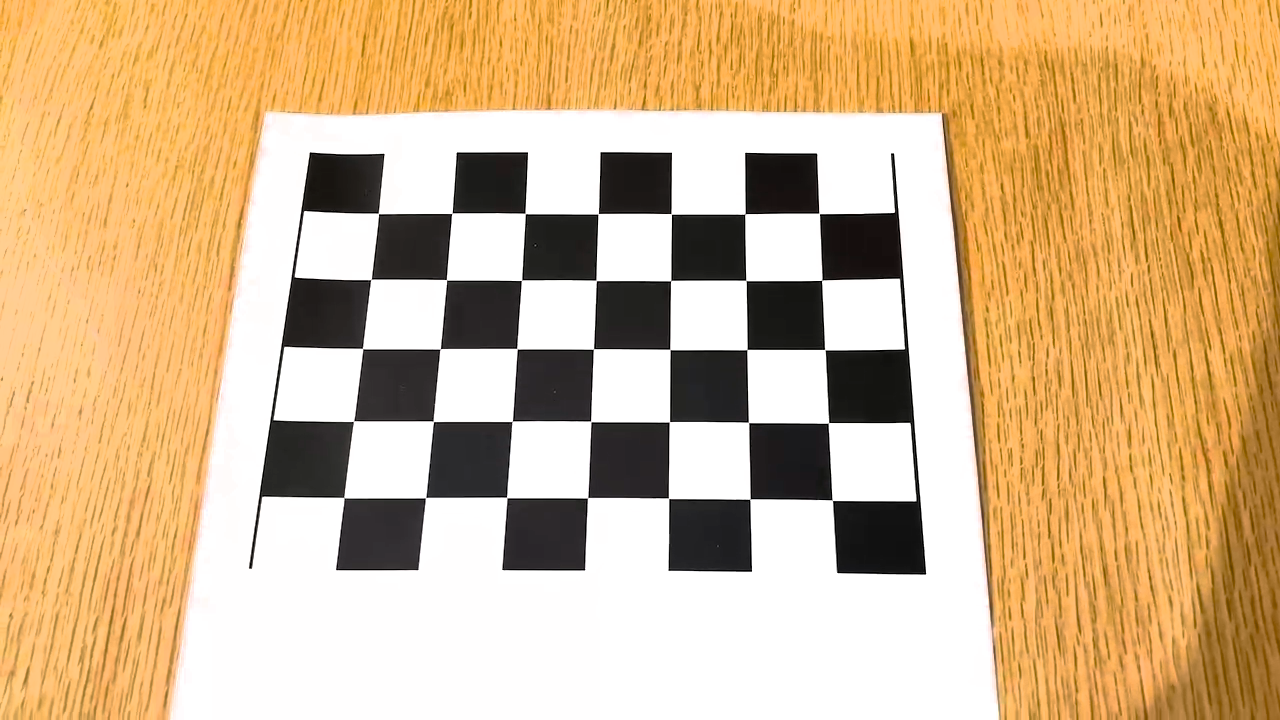
#> input picture frame 29 of chessboard.mp4, 1280 x 720 px
$ python camera_calibration.py
#> lines starting #> are read from the running program, lines starting #| are printed output that depends on the picture
import cv2 as cv
import numpy as np


CHECKERBOARD = (7, 5)
MAX_SAMPLES = 30
MIN_SAMPLES = 10
OUTPUT_VIDEO = "camera_calibration_result.mp4"


def build_object_points(pattern_size):
    objp = np.zeros((pattern_size[0] * pattern_size[1], 3), np.float32)
    objp[:, :2] = np.mgrid[0:pattern_size[0], 0:pattern_size[1]].T.reshape(-1, 2)
    return objp


def select_evenly_spaced(items, limit):
    if len(items) <= limit:
        return items

    indices = np.linspace(0, len(items) - 1, limit, dtype=int)
    return [items[i] for i in indices]


def compute_mean_reprojection_error(objpoints, imgpoints, rvecs, tvecs, mtx, dist):
    total_error = 0.0

    for objp, imgp, rvec, tvec in zip(objpoints, imgpoints, rvecs, tvecs):
        projected, _ = cv.projectPoints(objp, rvec, tvec, mtx, dist)
        total_error += cv.norm(imgp, projected, cv.NORM_L2) / len(projected)

    return total_error / len(objpoints)


def main():
    objp = build_object_points(CHECKERBOARD)
    detected_samples = []

    cap = cv.VideoCapture("chessboard.mp4")

    if not cap.isOpened():
        print("Cannot open calibration video.")
        raise SystemExit

    print("Collecting chessboard corners... (ESC to quit)")

    image_size = None
    frame_index = 0
    writer = None

    while True:
        ret, frame = cap.read()
#> frame is the input picture: shape (720, 1280, 3); mean B, G, R 138.4, 180.7, 213.2

        if not ret or frame is None:
            break

        gray = cv.cvtColor(frame, cv.COLOR_BGR2GRAY)
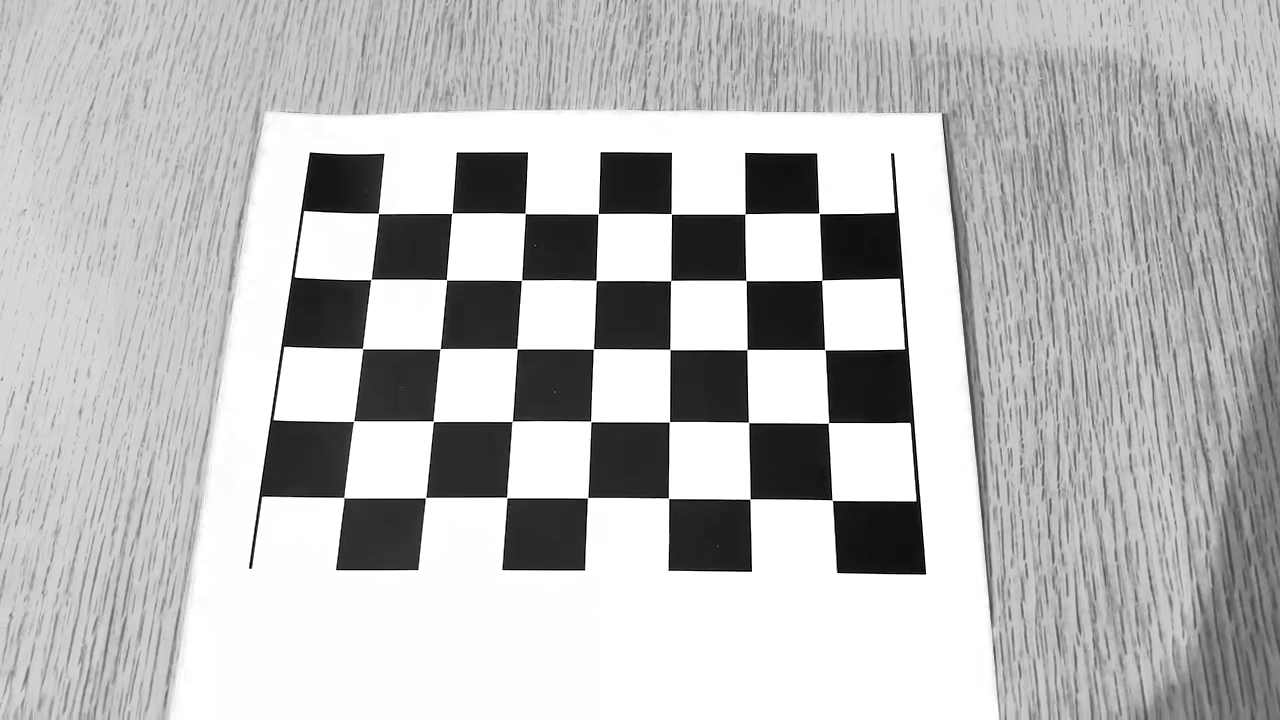
#> gray: shape (720, 1280); min 0, max 255, mean 185.6

        if image_size is None:
            image_size = gray.shape[::-1]
#> image_size = (1280, 720)
            writer = cv.VideoWriter(
                OUTPUT_VIDEO,
                cv.VideoWriter_fourcc(*"mp4v"),
                30.0,
                image_size,
            )

        found, corners = cv.findChessboardCorners(
            gray,
            CHECKERBOARD,
            cv.CALIB_CB_ADAPTIVE_THRESH + cv.CALIB_CB_NORMALIZE_IMAGE,
        )
#> found = True; corners = 35 rows, first 8: [378.4, 213.4], [452, 213.2], [525.3, 213.5], [598.2, 213.7], [671.2, 213.9], [744.9, 214], [819.2, 213.4], [371, 279.4]

        if found:
            corners2 = cv.cornerSubPix(
                gray,
                corners,
                (11, 11),
                (-1, -1),
                (cv.TERM_CRITERIA_EPS + cv.TERM_CRITERIA_MAX_ITER, 30, 0.001),
            )
#> corners2 = 35 rows, first 8: [378.4, 213.4], [451.9, 213.3], [525.2, 213.5], [598.2, 213.7], [671.3, 213.8], [745, 213.9], [819.2, 213.4], [370.9, 279.4]
            detected_samples.append((frame_index, corners2))
            cv.drawChessboardCorners(frame, CHECKERBOARD, corners2, found)

        cv.putText(
            frame,
            f"Detected frames: {len(detected_samples)}",
            (10, 30),
            cv.FONT_HERSHEY_DUPLEX,
            0.8,
            (0, 255, 0),
            1,
        )
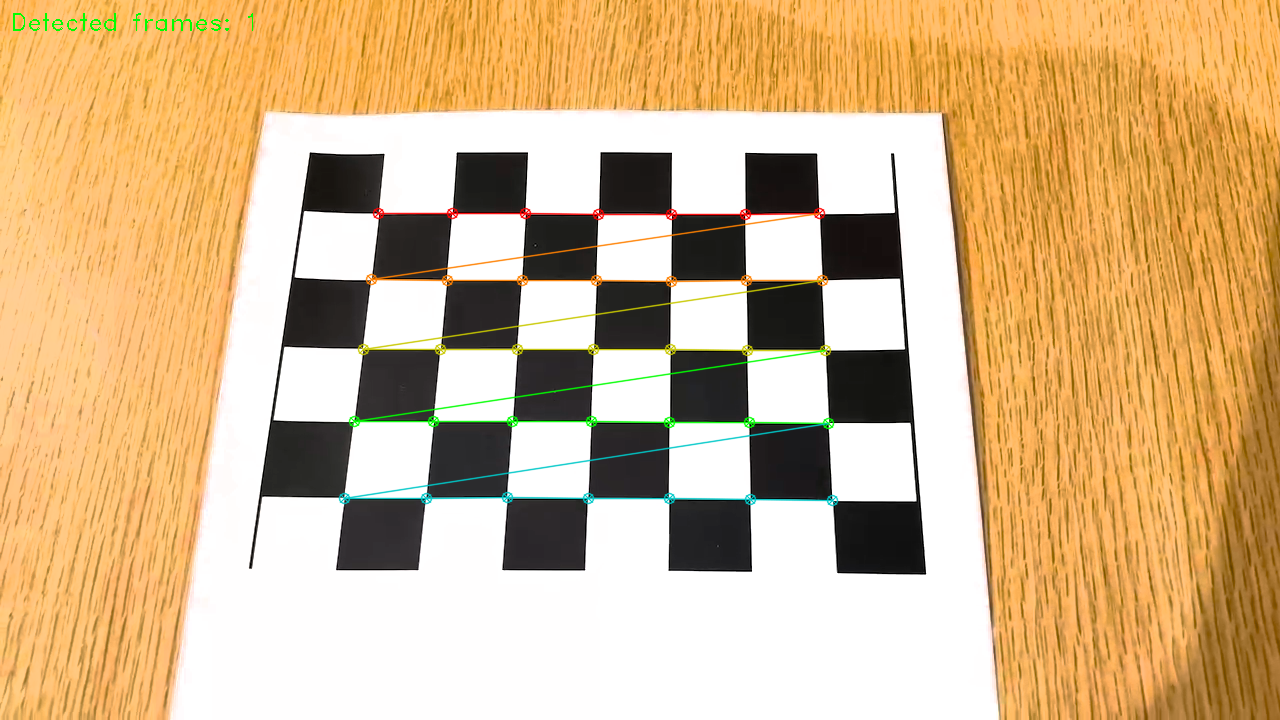
#> frame: shape (720, 1280, 3); mean B, G, R 137.3, 180.8, 212.7

        if writer is not None:
            writer.write(frame)

        cv.imshow("Calibration", frame)

        if cv.waitKey(30) & 0xFF == 27:
#> (key Esc is pressed here)
            print("Stopped by ESC.")
            break

        frame_index += 1

    cap.release()
    if writer is not None:
        writer.release()
    cv.destroyAllWindows()

    print("\n=== Detection Summary ===")
    print("Detected frames:", len(detected_samples))
#| Detected frames: 1

    if len(detected_samples) < MIN_SAMPLES:
        print(f"Not enough valid samples. Need at least {MIN_SAMPLES}.")
        raise SystemExit
#> (the program exits here)

$ run again, starting later in the video
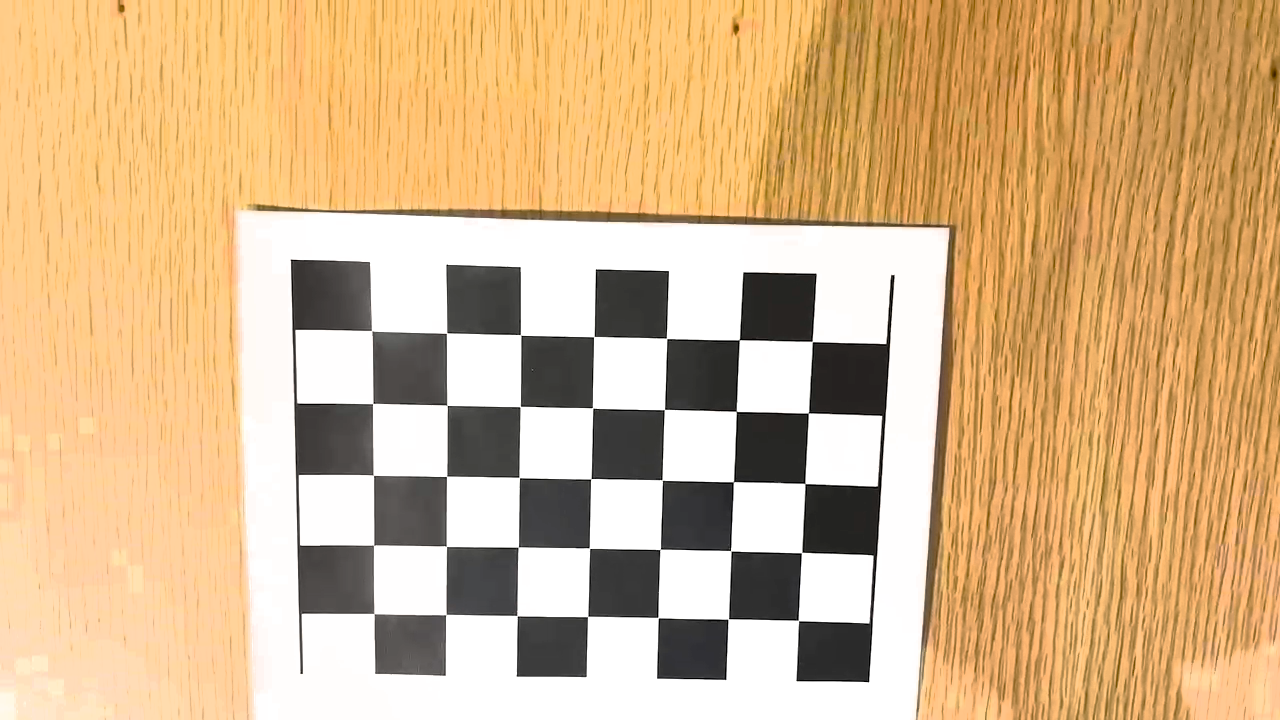
#> input picture frame 132 of chessboard.mp4, 1280 x 720 px
#> in main, frame is the input picture: shape (720, 1280, 3); mean B, G, R 137.5, 180.7, 214.8
#> in main, `gray = cv.cvtColor(frame, cv.COLOR_BGR2GRAY)`:
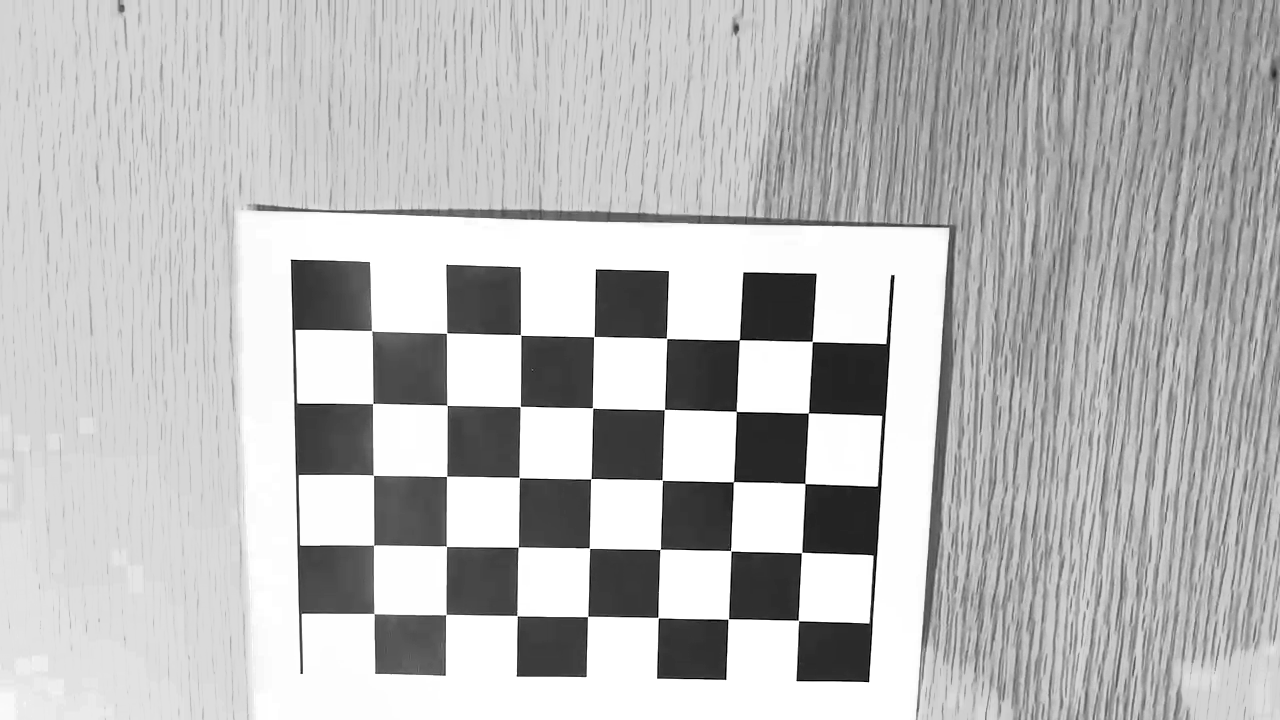
#> gray: shape (720, 1280); min 0, max 255, mean 186
#> found = True; corners = 35 rows, first 8: [371.6, 330.6], [446.7, 333], [520.6, 334.8], [593.7, 336.6], [666.6, 338.4], [739.2, 339.7], [812.3, 341.5], [372.7, 403.5]
#> corners2 = 35 rows, first 8: [371.6, 330.7], [446.6, 333.1], [520.6, 334.9], [593.7, 336.6], [666.5, 338.4], [739.4, 339.7], [812.1, 341.5], [372.7, 403.5]
#> in main, `cv.putText( frame, f"Detected frames: {len(detected_samples)}", (10, 3..`:
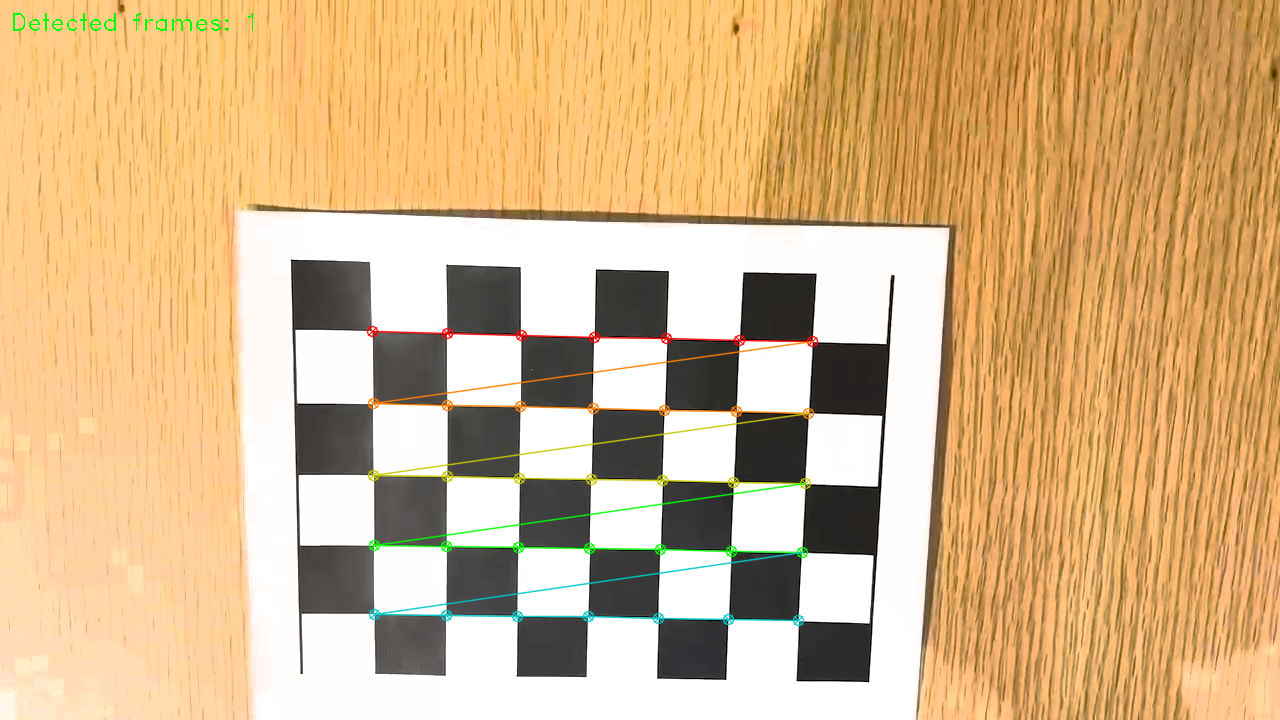
#> frame: shape (720, 1280, 3); mean B, G, R 136.5, 180.8, 214.3
#| Detected frames: 1

$ run again, starting later in the video
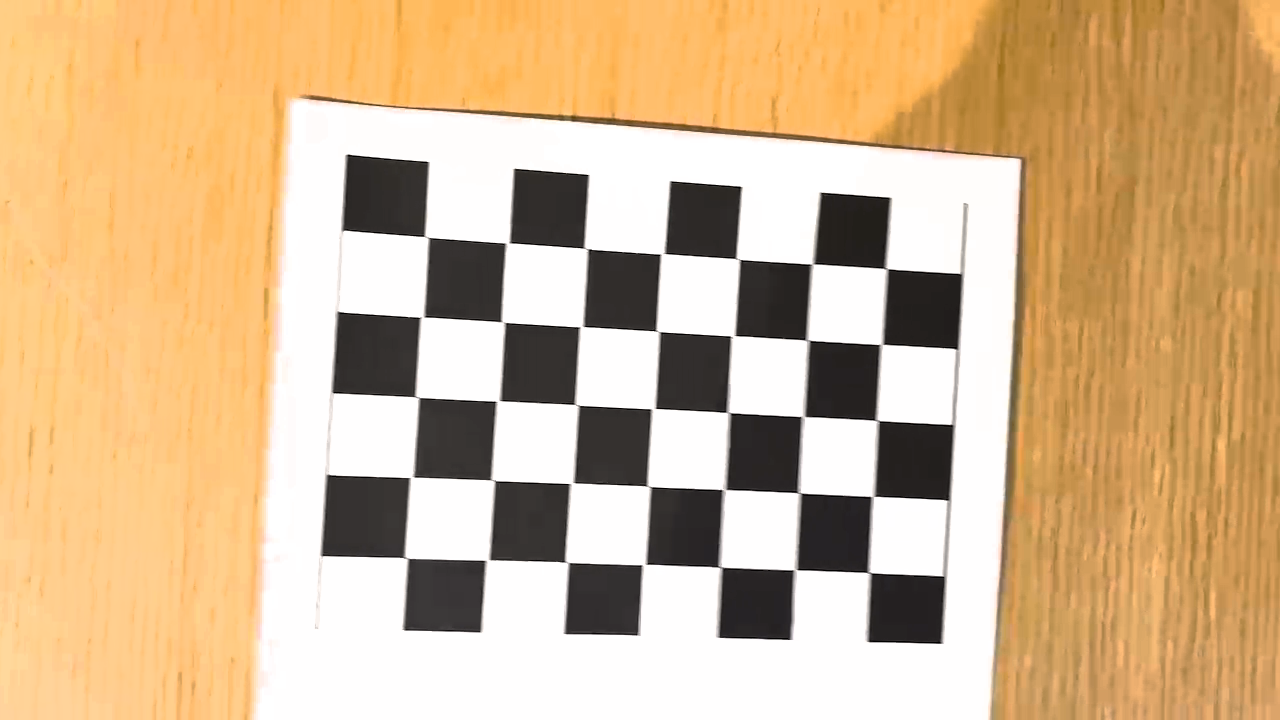
#> input picture frame 236 of chessboard.mp4, 1280 x 720 px
#> in main, frame is the input picture: shape (720, 1280, 3); mean B, G, R 142.6, 181.1, 211.6
#> in main, `gray = cv.cvtColor(frame, cv.COLOR_BGR2GRAY)`:
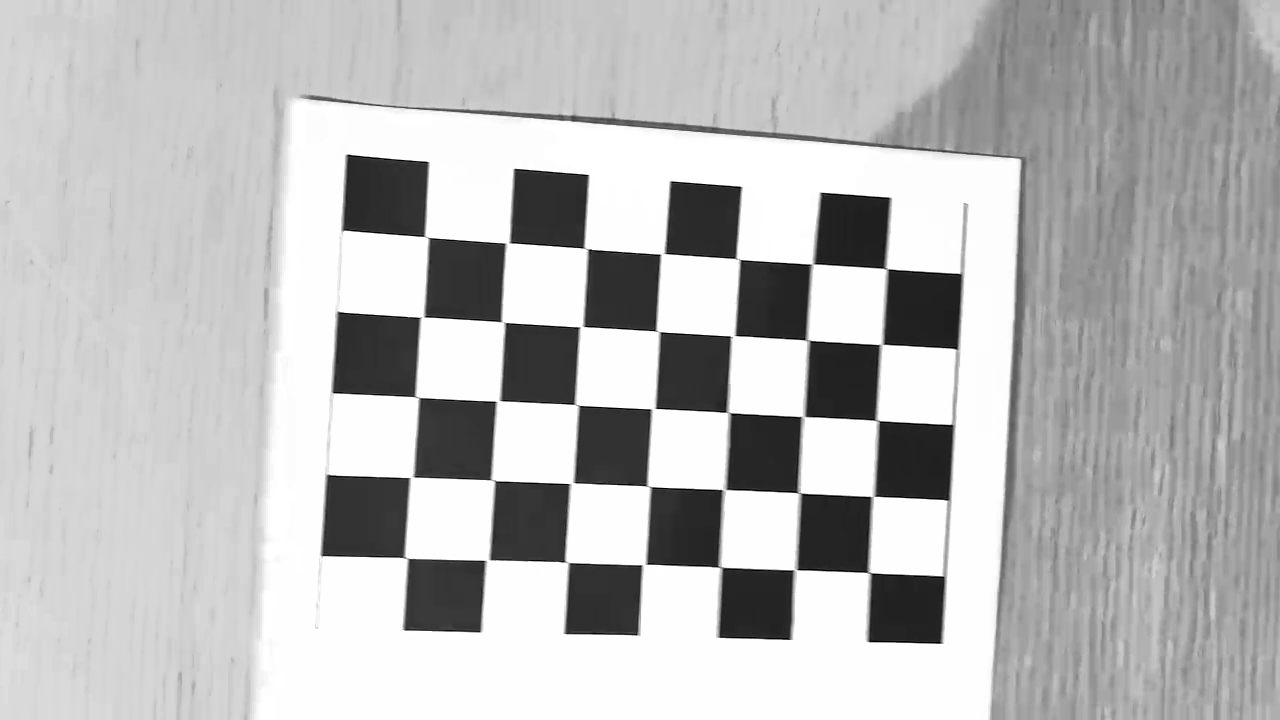
#> gray: shape (720, 1280); min 0, max 255, mean 185.8
#> found = True; corners = 35 rows, first 8: [428.4, 237.5], [507.5, 243.5], [587.8, 249.1], [664.7, 253.4], [737.5, 259], [812, 264.3], [887.9, 269], [422, 317.5]
#> corners2 = 35 rows, first 8: [426.4, 236.9], [507.6, 243], [585.7, 248.4], [662.4, 253.7], [737.8, 259], [812.4, 264], [886.3, 268.5], [422, 317.2]
#> in main, `cv.putText( frame, f"Detected frames: {len(detected_samples)}", (10, 3..`:
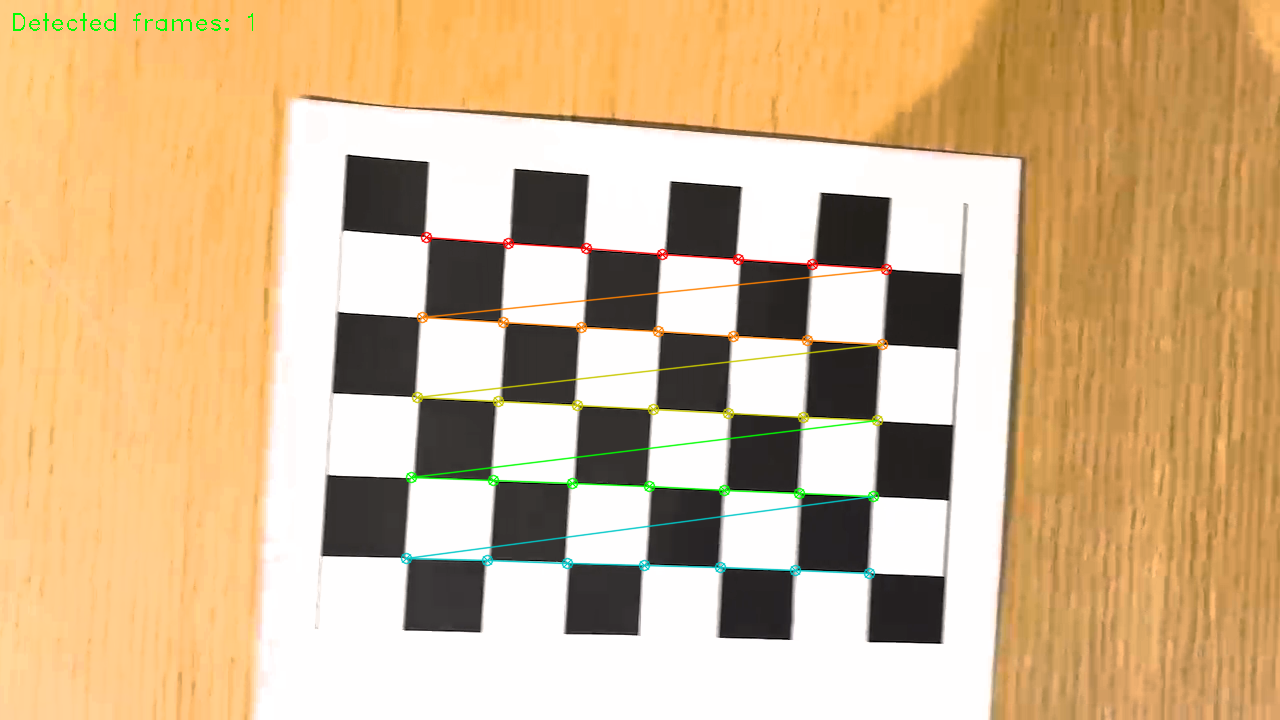
#> frame: shape (720, 1280, 3); mean B, G, R 141.4, 181.1, 211
#| Detected frames: 1
